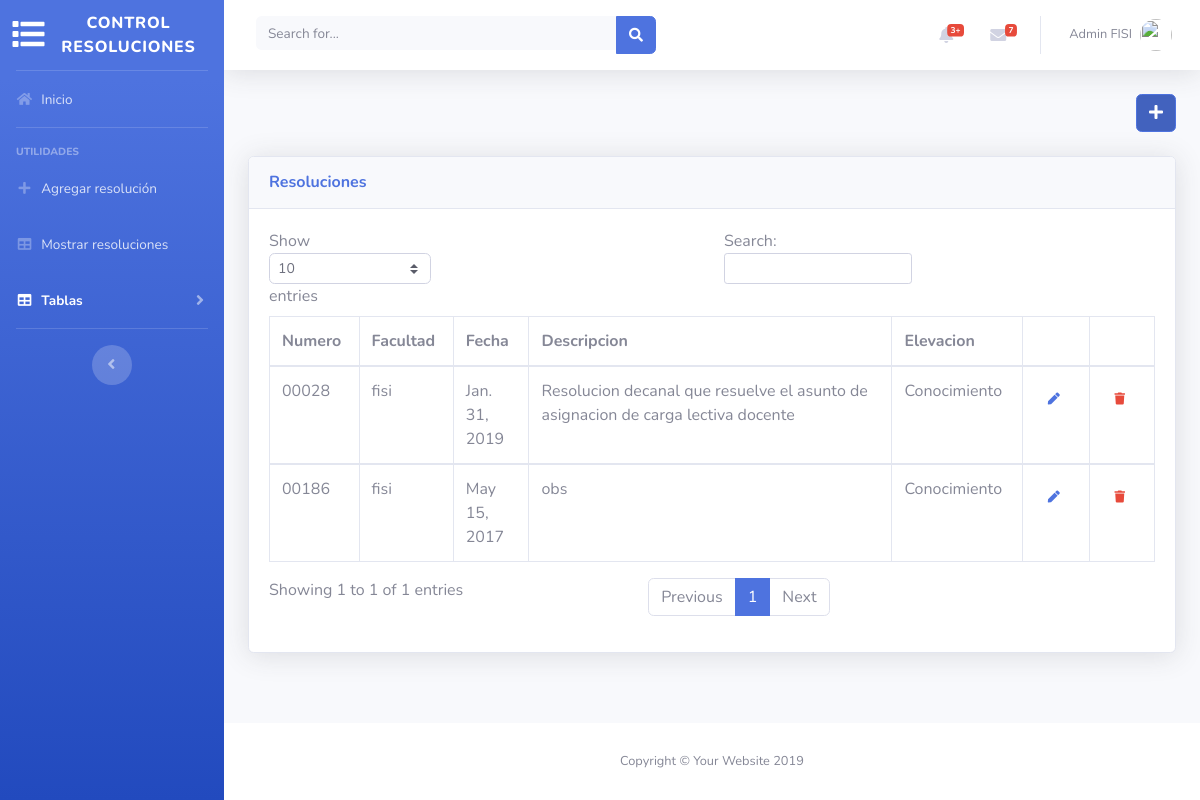
Page /controlresoluciones/resolucion/tabla on the earlier database version.
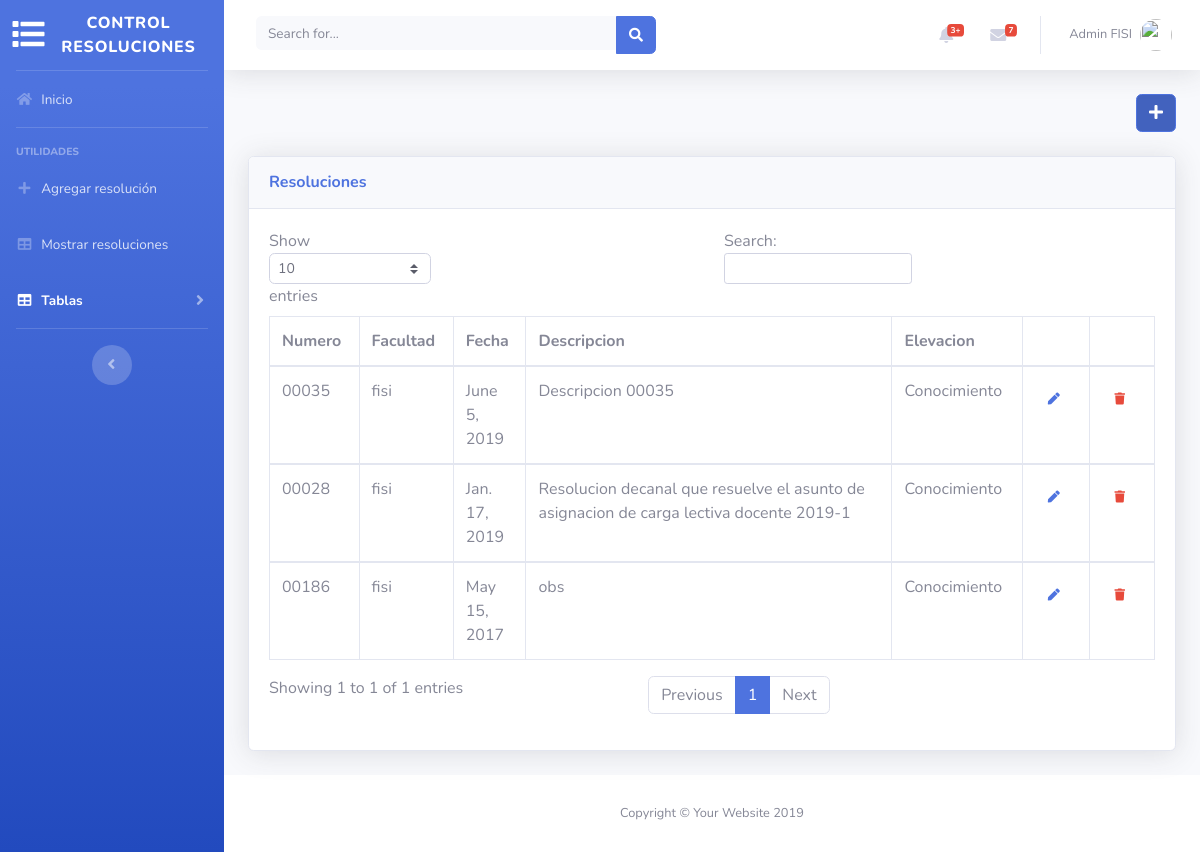
Same page on the later database version.
### resoluciones/models.py (models this page shows, shortened)
class Resolucion(models.Model):
    nro_resolucion = models.CharField(max_length=5, primary_key=True)
    facultad_resolucion = models.ForeignKey(Facultad, on_delete=models.CASCADE)
    fecha_resolucion = models.DateField()
    link_descarga = models.CharField(max_length=100)
    estado_resolucion = models.CharField(max_length=20)
    descripcion_resolucion = models.TextField(default='obs')
    observacion_resolucion = models.TextField()
    adjunto_resolucion = models.CharField(max_length=100)
    tipo_elevacion = models.CharField(max_length=50)
    class Meta:
        ordering = ('-fecha_resolucion',)

class Facultad(models.Model):
    FACS = (
        ('fmsf', 'FMSF'),
        ('fdcp', 'FDCP'),
        ('flch', 'FLCH'),
        ('ffb', 'FFB'),
        ('fo', 'FO'),
        ('fedu', 'FEDU'),
        ('fqiq', 'FQIQ'),
        ('fmv', 'FMV'),
        ('fca', 'FCA'),
        ('fcb', 'FCB'),
        ('fcc', 'FCC'),
        ('fce', 'FCE'),
        ('fcf', 'FCF'),
        ('fcm', 'FCM'),
        ('fcs', 'FCS'),
        ('figmmg', 'FIGMMG'),
        ('fii', 'FII'),
        ('fpsi', 'FPSI'),
        ('fiee', 'FIEE'),
        ('fisi', 'FISI'),
    )
    id_facultad = models.CharField(max_length=3, primary_key=True)
    nombre_facultad = models.CharField(max_length=100)
    abreviatura_facultad = models.CharField(max_length=6, choices=FACS)
    def __str__(self):
        return self.abreviatura_facultad

### resoluciones/views.py (the view)
# urls.py: path('resolucion/tabla', tablaresolucion, name='tablaresolucion'),
def tablaresolucion(request):
    resoluciones = Resolucion.objects.all()
    resolutivos = Resolutivo.objects.all()
    considerandos = Considerando.objects.all()
    expedientes = Expediente.objects.all()
    dependencias = Dependencia.objects.all()
    personas = Persona.objects.all()
    return render(request, 'resolucion/tablaresolucion.html',
                  {'resoluciones': resoluciones,'resolutivos':resolutivos,'considerandos':considerandos,
                   'expedientes':expedientes,'dependencias':dependencias,'personas':personas})

### resoluciones/models.py (called while the page is built)
    def __str__(self):
        return self.abreviatura_dependencia

### resoluciones/templates/resolucion/tablaresolucion.html (shortened to what this page needs)
{% extends 'base.html' %}
{% block activepage2 %} active {% endblock %}
{% block content %}
    {% load staticfiles %}
        <div class="container-fluid">
          <p class="mb-4 text-right">
              <a href="{% url 'nuevoresolucion' %}" class="btn btn-primary btn-icon-split">
                  <span class="icon">
                      <i class="fas fa-plus"></i>
                  </span>
              </a>
          </p>
          <div class="card shadow mb-4">
            <div class="card-header py-3">
              <h6 class="m-0 font-weight-bold text-primary">Resoluciones</h6>
            </div>
            <div class="card-body">
              <div class="table-responsive">
              <form method="POST" id="forme" action="">{% csrf_token %}
                <table class="table table-bordered table-hover" id="dataTable" width="100%" cellspacing="0">
                  <thead>
                    <tr>
                      <th>Numero</th>
                      <th>Facultad</th>
                      <th>Fecha</th>
                      <th>Descripcion</th>
                      <th>Elevacion</th>
                        <th></th>
                        <th></th>
                    </tr>
                  </thead>
                  {% for r in resoluciones %}
                      <tbody>
                    <tr class="clickable" data-toggle="collapse" data-target="#des{{ r.nro_resolucion }}">
                      <td id="{{ r.nro_resolucion }}" >{{ r.nro_resolucion }}</td>
                      <td>{{ r.facultad_resolucion }}</td>
                      <td>{{ r.fecha_resolucion }}</td>
                      <td>{{ r.descripcion_resolucion }}</td>
                      <td>{{ r.tipo_elevacion }}</td>
                      <td><button type="submit" onclick="obtener('{{ r.nro_resolucion }}')" formaction="{% url 'editarresolucion' %}"  class="btn btn-link"><i class="fas fa-pen fa-xs"></i></button></td>
                      <td><button type="submit" onclick="obtener('{{ r.nro_resolucion }}')" formaction="{% url 'eliminarresolucion' %}" class="btn btn-link"><i class="fas text-danger fa-trash fa-xs"></i></button></td>
                    </tr>
                      </tbody>
                  {% endfor %}
                </table>
              </form>
              </div>
            </div>
          </div>
        </div>
{% endblock %}

Differences in the rows shown:
added Resolucion: nro_resolucion "00035", facultad_resolucion "fisi", fecha_resolucion "June 5, 2019", descripcion_resolucion "Descripcion 00035", tipo_elevacion "Conocimiento"
changed Resolucion id 00028: fecha_resolucion "Jan. 31, 2019" → "Jan. 17, 2019"; descripcion_resolucion "Resolucion decanal que resuelve el asunto de asignacion de carga lectiva docente" → "Resolucion decanal que resuelve el asunto de asignacion de carga lectiva docente 2019-1"
